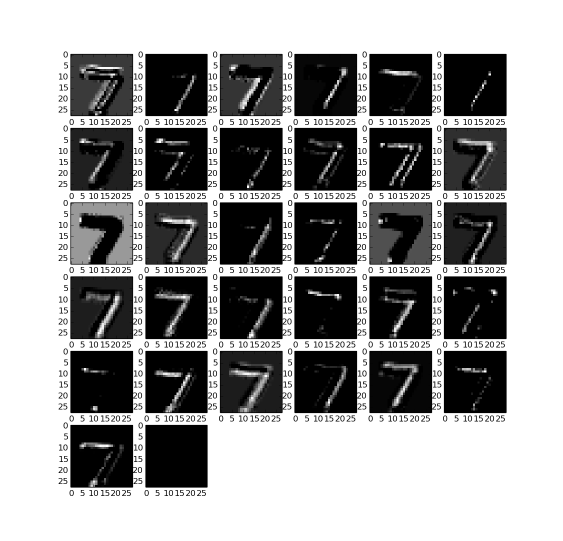
#> input picture xy_position_MNIST/arch2/images/not_position_conv1_layer.png, 1125 x 1082 px (shown at 1/2 size)
$ python -i test_xy.py   (imports and definitions only)   (Python 2 division)
#> lines starting #> are read from the running program, lines starting #| are printed output that depends on the picture; after the words box and inside, x2 and y2 are one past the last pixel; in counts of white or black regions, pixels touching at a corner belong together
#> further down, picture is the input picture: shape (1082, 1125, 3); min 0, max 255, mean 154.2
import tensorflow as tf
import numpy as np
import time
import math
import cv2
import os
import matplotlib.pyplot as plt
os.environ['TF_CPP_MIN_LOG_LEVEL'] = '2'
from constants import n_classes, n_input
from additional_funcs import pre_processing, activation, nonlinear, conv2d, maxpool2d

batch_size = 1
camport = 1

IS_POSITION_BASED = True

# [2 lines not run here, left out]
# some input arrays
nx, ny = (28, 28)
xt = np.linspace(0, 1, nx)
yt = np.linspace(0, 1, ny)

xpos, ypos = np.meshgrid(xt, yt)
xpos = np.square(np.array(xpos, dtype="float32").flatten())
ypos = np.square(np.array(ypos, dtype="float32").flatten())
# print len(xpos), len(ypos)


# [4 lines that did not run here, left out]

# x = tf.Variable(input_batch, tf.float32, name="image_input")
# [1 line that did not run here, left out]


# [18 lines left out: functions cap_img, pre_processing, not called in this run]

def find_contours(image):
    im_gray = cv2.cvtColor(image, cv2.COLOR_BGR2GRAY)
    im_gray = cv2.GaussianBlur(im_gray, (5, 5), 0)
    ret, im_th = cv2.threshold(im_gray, 90, 255, cv2.THRESH_BINARY_INV)
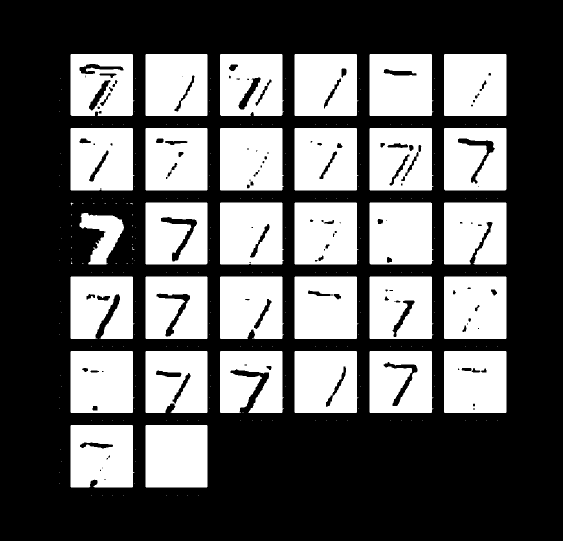
#> im_th: shape (1082, 1125) (shown at 1/2 size); 38.1% white; 281 white regions (249 under 20 px)
    ctrs, hier = cv2.findContours(im_th.copy(), cv2.RETR_EXTERNAL, cv2.CHAIN_APPROX_SIMPLE)
#> ctrs = 281 contours, 249 with area under 20; largest, box (x1, y1, x2, y2) and area: (739, 553, 867, 678) 15379, (739, 256, 867, 381) 15379, (440, 256, 568, 381) 15379, (589, 553, 717, 678) 15376, (589, 256, 717, 381) 15376
    rects = [cv2.boundingRect(ctr) for ctr in ctrs]
#> rects = 281 items, first 6: (396, 990, 1, 1), (374, 990, 1, 1), (354, 990, 1, 1), (332, 990, 1, 1), (246, 990, 1, 1), (224, 990, 1, 1)
    for rect in rects:
        cv2.rectangle(image, (rect[0], rect[1]), (rect[0] + rect[2], rect[1] + rect[3]), (0, 255, 0), 3)
        leng = int(rect[3] * 1.6)
        pt1 = int(rect[1] + rect[3] // 2 - leng // 2)
        pt2 = int(rect[0] + rect[2] // 2 - leng // 2)
        roi = im_th[pt1:pt1+leng, pt2:pt2+leng]
        subimages.append(roi)
#> this loop made 281 passes
#> (rect, leng, pt1, pt2) on passes 1 to 3: ((396, 990, 1, 1), 1, 990, 396), ((374, 990, 1, 1), 1, 990, 374), ((354, 990, 1, 1), 1, 990, 354)
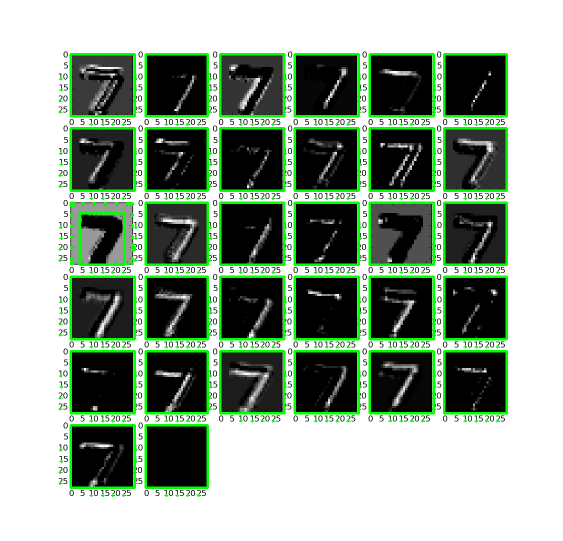
#> image: shape (1082, 1125, 3) (shown at 1/2 size); 6.99% of pixels changed, all inside (x1, y1, x2, y2) = (117, 106, 1016, 994)
#> after the loop, subimages = 281 items, first 6: [255], [255], [255], [255], [255], [255]

    cv2.imshow("Resulting Image with Rectangular ROIs", image)
    cv2.waitKey()

# [20 lines left out: functions getActivations, plotNNFilter, not called in this run]

def define_variable(value, name):
    return tf.Variable(value, name = name)

def load_weights():
	print "Loading weights and biases for network...."
	with tf.device("/cpu:0"):
	    if IS_POSITION_BASED:
	        weights = {
	            'wc1': define_variable(np.load("./weights/position/wc1.npy"), 'wc1'),
	            'wc2': define_variable(np.load("./weights/position/wc2.npy"), 'wc2'),
	            'wfc1': define_variable(np.load("./weights/position/wfc1.npy"), 'wfc1'),
	            'wfc2': define_variable(np.load("./weights/position/wfc2.npy"), 'wfc2'),
	            'out': define_variable(np.load("./weights/position/out.npy"), 'out')
	        }

	        biases = {
	            'bc1': define_variable(np.load("./biases/position/bc1.npy"), 'bc1'),
	            'bc2': define_variable(np.load("./biases/position/bc2.npy"), 'bc2'),
	            'bfc1': define_variable(np.load("./biases/position/bfc1.npy"), 'bfc1'),
	            'bfc2': define_variable(np.load("./biases/position/bfc2.npy"), 'bfc2'),
	            'out': define_variable(np.load("./biases/position/out.npy"), 'out')
	        }
	    else:
	        weights = {
	            'wc1': define_variable(np.load("./weights/normal/wc1.npy"), 'wc1'),
	            'wc2': define_variable(np.load("./weights/normal/wc2.npy"), 'wc2'),
	            'wfc1': define_variable(np.load("./weights/normal/wfc1.npy"), 'wfc1'),
	            'wfc2': define_variable(np.load("./weights/normal/wfc2.npy"), 'wfc2'),
	            'out': define_variable(np.load("./weights/normal/out.npy"), 'out')
	        }

	        biases = {
	            'bc1': define_variable(np.load("./biases/normal/bc1.npy"), 'bc1'),
	            'bc2': define_variable(np.load("./biases/normal/bc2.npy"), 'bc2'),
	            'bfc1': define_variable(np.load("./biases/normal/bfc1.npy"), 'bfc1'),
	            'bfc2': define_variable(np.load("./biases/normal/bfc2.npy"), 'bfc2'),
	            'out': define_variable(np.load("./biases/normal/out.npy"), 'out')
	        }
	return weights, biases

# [53 lines left out: functions main_network, evaluate, not called in this run]

# [1 line that did not run here, left out]
# [1 line that did not run here, left out]

# [1 line not run here, left out]
subimages = []
# [1 line not run here, left out]
load_str = "abcd123321"

# [25 lines not run here, left out]
		# cv2.waitKey(1)

>>> import cv2
>>> picture = cv2.imread('images/not_position_conv1_layer.png')
>>> result = find_contours(picture)
#> result = None

$ run again, on xy_position_MNIST/arch2/images/not_position_conv2_layer.png
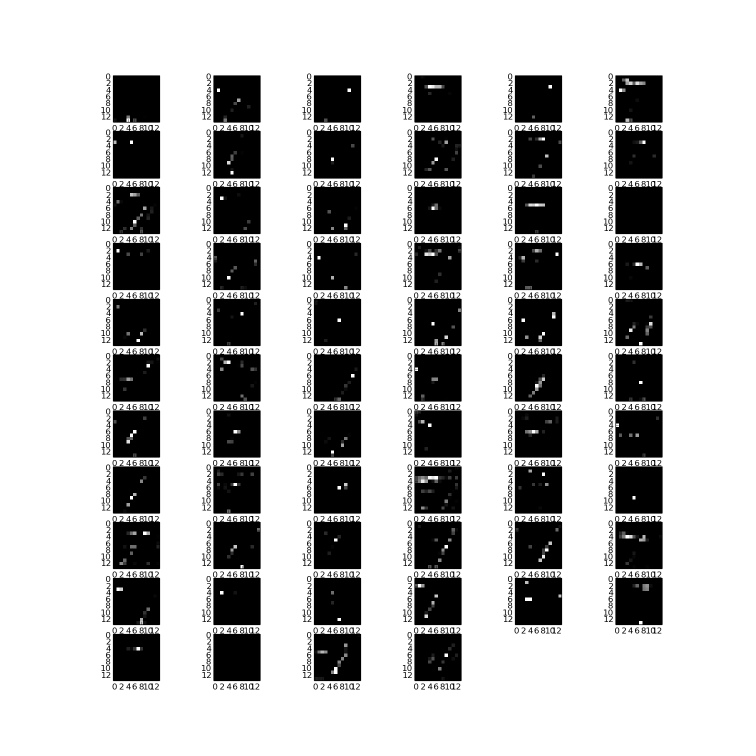
#> input picture xy_position_MNIST/arch2/images/not_position_conv2_layer.png, 1512 x 1512 px (shown at 1/2 size)
#> picture is the input picture: shape (1512, 1512, 3); min 0, max 255, mean 187.6
#> in find_contours, `ret, im_th = cv2.threshold(im_gray, 90, 255, cv2.THRESH_BINARY_INV)`:
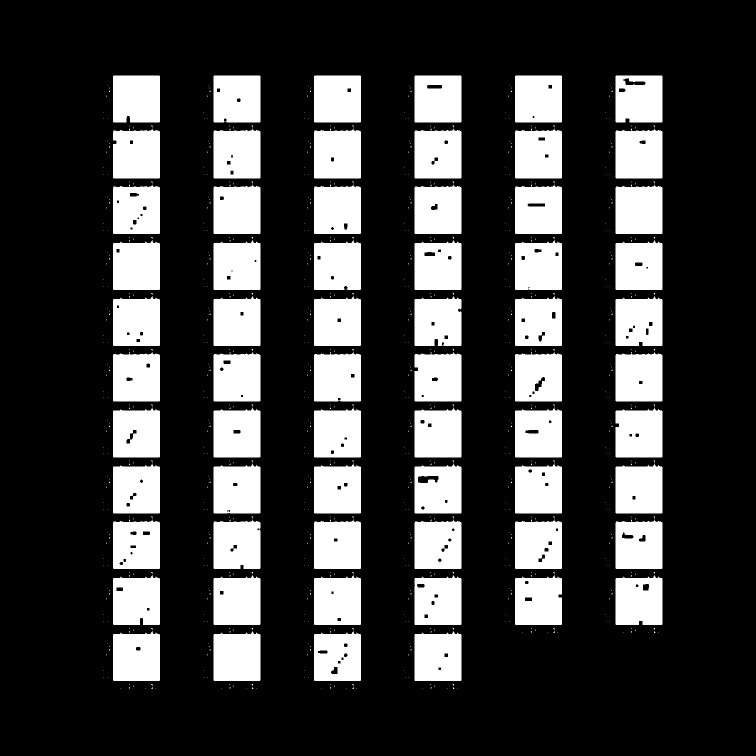
#> im_th: shape (1512, 1512) (shown at 1/2 size); 24.6% white; 792 white regions (728 under 20 px)
#> ctrs = 792 contours, 728 with area under 20; largest, box (x1, y1, x2, y2) and area: (427, 257, 521, 357) 8802, (1231, 257, 1325, 357) 8800, (1030, 257, 1124, 357) 8800, (829, 257, 923, 357) 8800, (628, 257, 722, 357) 8800
#> rects = 792 items, first 6: (914, 1377, 1, 1), (894, 1377, 1, 1), (844, 1377, 1, 1), (713, 1377, 1, 1), (693, 1377, 1, 1), (643, 1377, 1, 1)
#> the loop in find_contours, `for rect in rects:` made 792 passes
#> (rect, leng, pt1, pt2, roi) on passes 1 to 3: ((914, 1377, 1, 1), 1, 1377, 914, [255]), ((894, 1377, 1, 1), 1, 1377, 894, [255]), ((844, 1377, 1, 1), 1, 1377, 844, [255])
#> after the loop in find_contours, `for rect in rects:`:
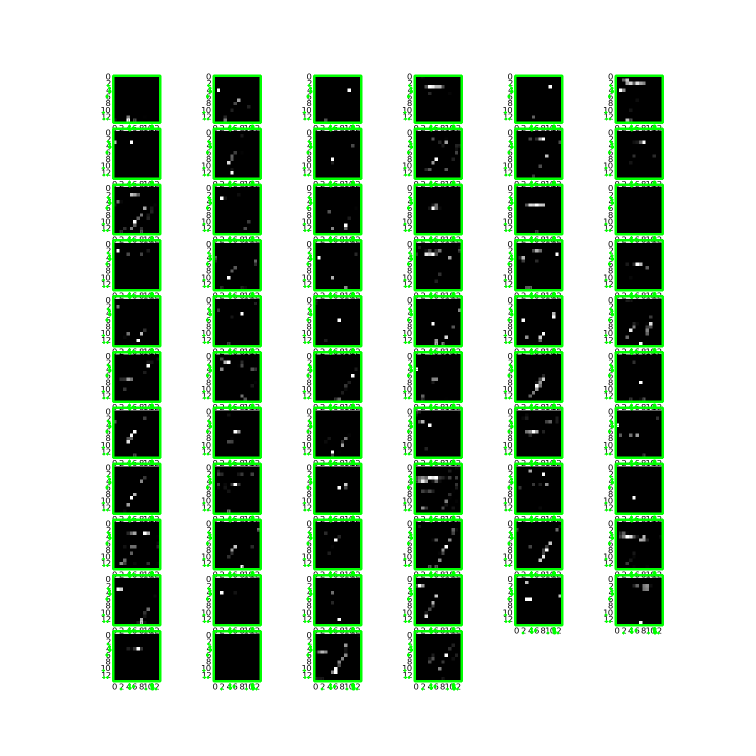
#> image: shape (1512, 1512, 3) (shown at 1/2 size); 6.27% of pixels changed, all inside (x1, y1, x2, y2) = (204, 149, 1328, 1381)
#> after the loop in find_contours, `for rect in rects:`: subimages = 792 items, first 6: [255], [255], [255], [255], [255], [255]
#> result = None

$ run again, on xy_position_MNIST/arch2/images/with_position_conv1_layer.png
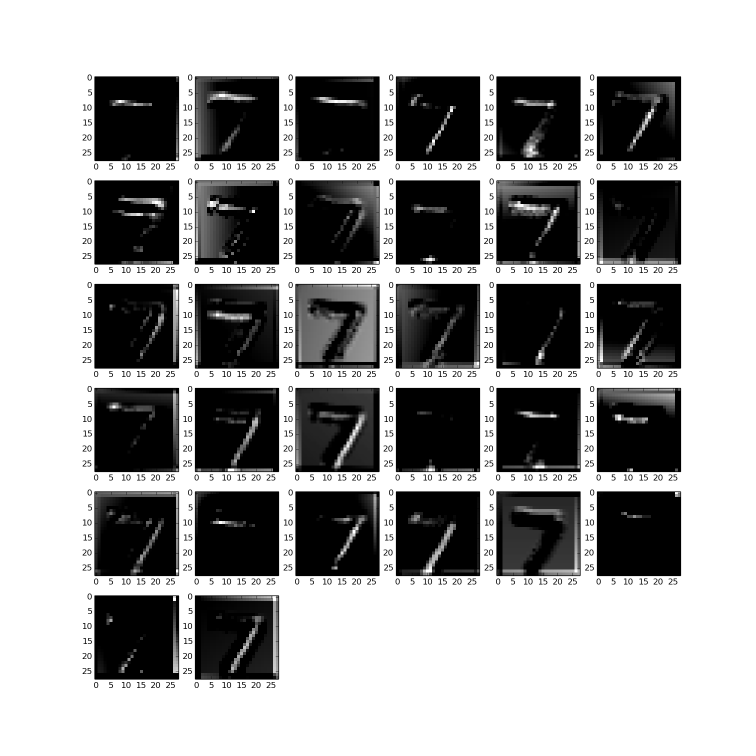
#> input picture xy_position_MNIST/arch2/images/with_position_conv1_layer.png, 1512 x 1512 px (shown at 1/2 size)
#> picture is the input picture: shape (1512, 1512, 3); min 0, max 255, mean 158
#> in find_contours, `ret, im_th = cv2.threshold(im_gray, 90, 255, cv2.THRESH_BINARY_INV)`:
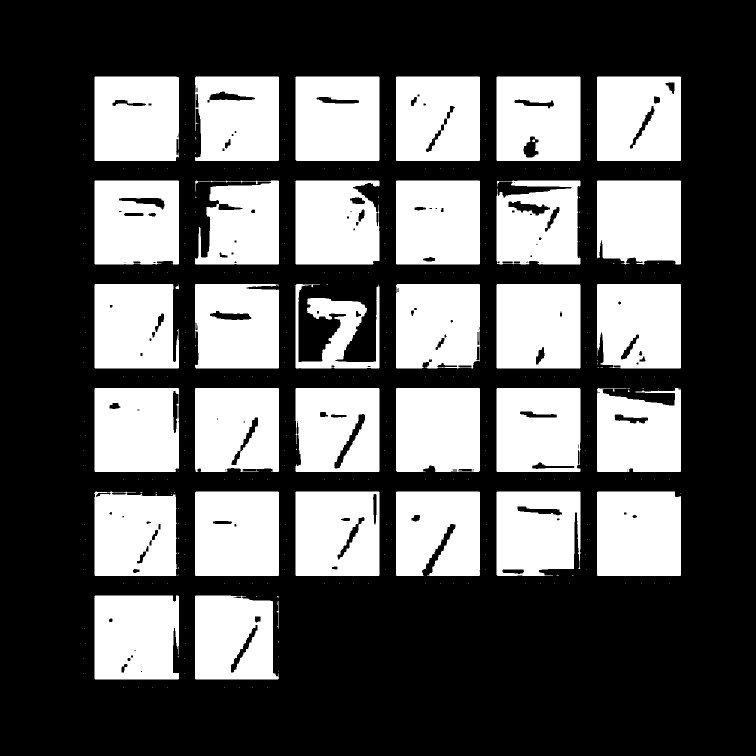
#> im_th: shape (1512, 1512) (shown at 1/2 size); 36.6% white; 338 white regions (303 under 20 px)
#> ctrs = 337 contours, 304 with area under 20; largest, box (x1, y1, x2, y2) and area: (591, 983, 759, 1152) 28054, (993, 568, 1161, 737) 28054, (1194, 153, 1362, 322) 28054, (993, 153, 1161, 322) 28054, (792, 153, 960, 322) 28054
#> rects = 337 items, first 6: (535, 1374, 1, 1), (505, 1374, 1, 1), (478, 1374, 1, 1), (448, 1374, 1, 1), (334, 1374, 1, 1), (304, 1374, 1, 1)
#> the loop in find_contours, `for rect in rects:` made 337 passes
#> (rect, leng, pt1, pt2, roi) on passes 1 to 3: ((535, 1374, 1, 1), 1, 1374, 535, [255]), ((505, 1374, 1, 1), 1, 1374, 505, [255]), ((478, 1374, 1, 1), 1, 1374, 478, [255])
#> after the loop in find_contours, `for rect in rects:`:
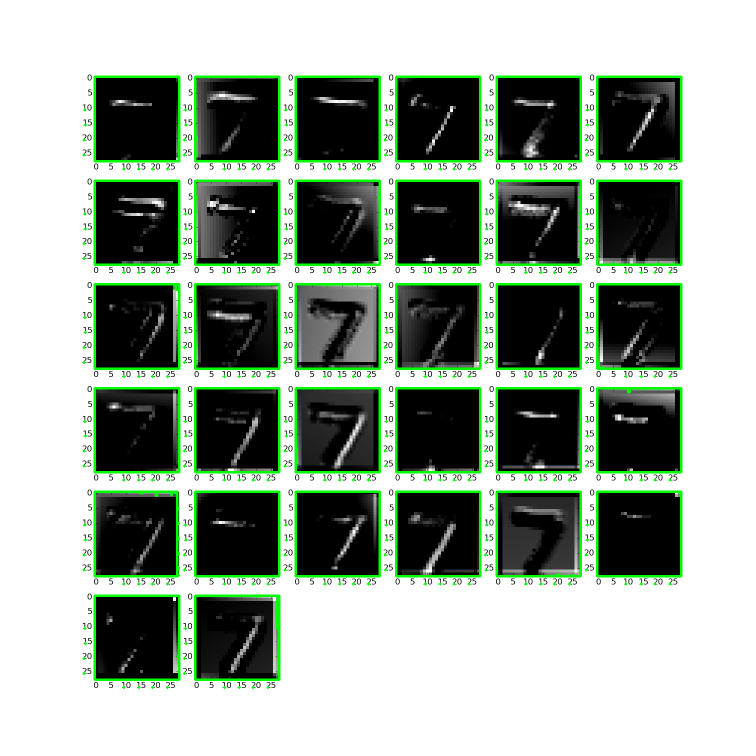
#> image: shape (1512, 1512, 3) (shown at 1/2 size); 5.01% of pixels changed, all inside (x1, y1, x2, y2) = (165, 151, 1365, 1378)
#> after the loop in find_contours, `for rect in rects:`: subimages = 337 items, first 6: [255], [255], [255], [255], [255], [255]
#> result = None

$ run again, on xy_position_MNIST/arch2/images/with_position_conv2_layer.png
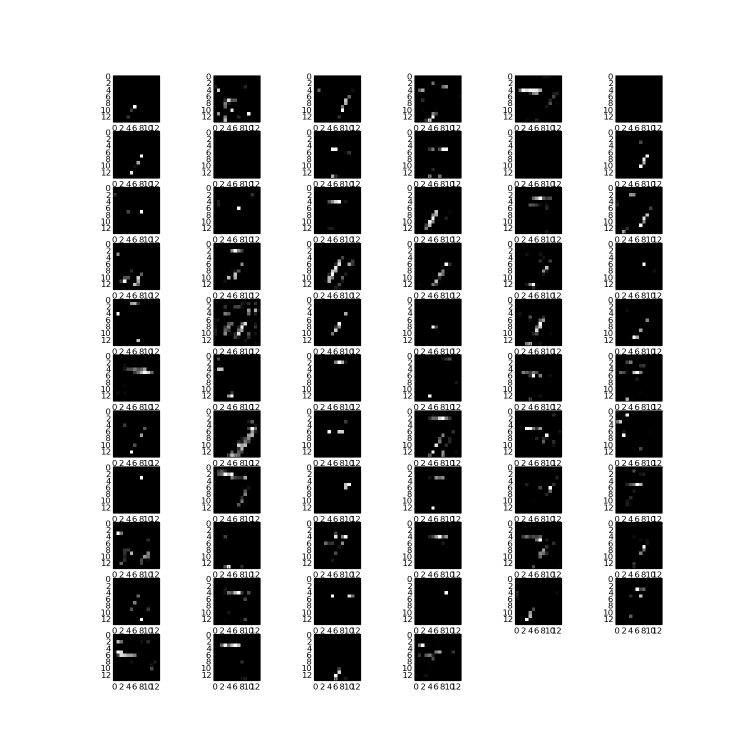
#> input picture xy_position_MNIST/arch2/images/with_position_conv2_layer.png, 1512 x 1512 px (shown at 1/2 size)
#> picture is the input picture: shape (1512, 1512, 3); min 0, max 255, mean 187.9
#> in find_contours, `ret, im_th = cv2.threshold(im_gray, 90, 255, cv2.THRESH_BINARY_INV)`:
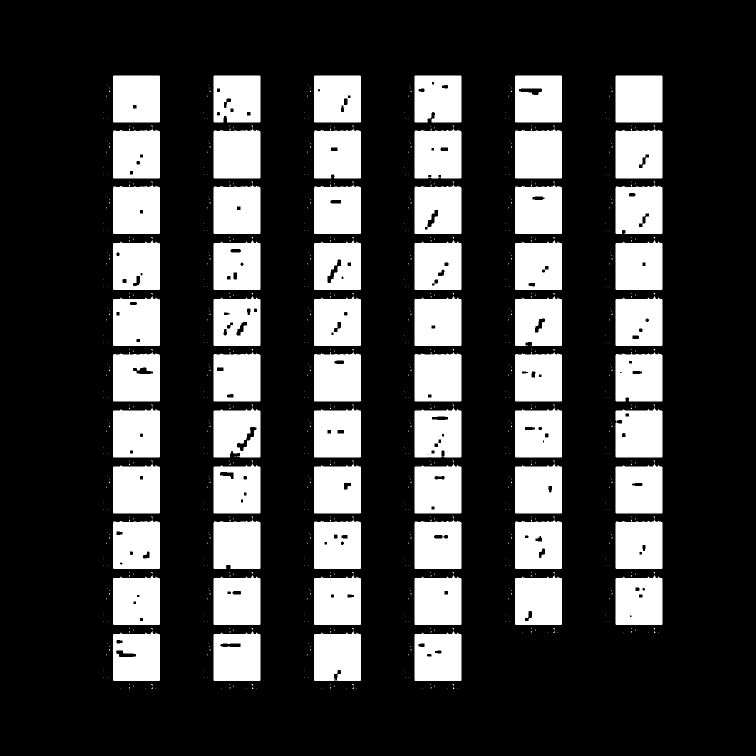
#> im_th: shape (1512, 1512) (shown at 1/2 size); 24.4% white; 794 white regions (730 under 20 px)
#> ctrs = 794 contours, 730 with area under 20; largest, box (x1, y1, x2, y2) and area: (427, 257, 521, 357) 8802, (226, 257, 320, 357) 8802, (1231, 257, 1325, 357) 8800, (1030, 257, 1124, 357) 8800, (829, 257, 923, 357) 8788
#> rects = 794 items, first 6: (914, 1377, 1, 1), (894, 1377, 1, 1), (844, 1377, 1, 1), (713, 1377, 1, 1), (693, 1377, 1, 1), (643, 1377, 1, 1)
#> the loop in find_contours, `for rect in rects:` made 794 passes
#> (rect, leng, pt1, pt2, roi) on passes 1 to 3: ((914, 1377, 1, 1), 1, 1377, 914, [255]), ((894, 1377, 1, 1), 1, 1377, 894, [255]), ((844, 1377, 1, 1), 1, 1377, 844, [255])
#> after the loop in find_contours, `for rect in rects:`:
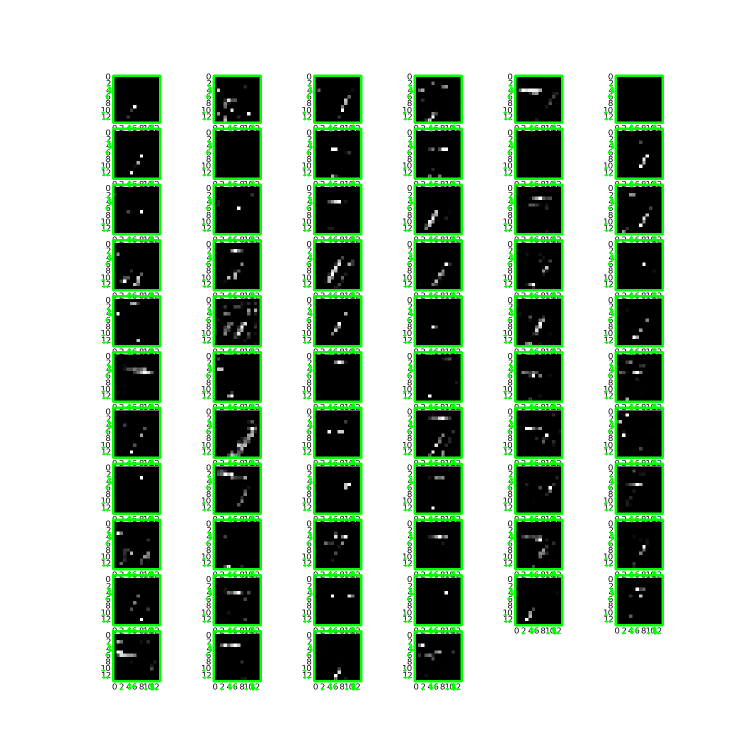
#> image: shape (1512, 1512, 3) (shown at 1/2 size); 6.27% of pixels changed, all inside (x1, y1, x2, y2) = (204, 149, 1328, 1381)
#> after the loop in find_contours, `for rect in rects:`: subimages = 794 items, first 6: [255], [255], [255], [255], [255], [255]
#> result = None
